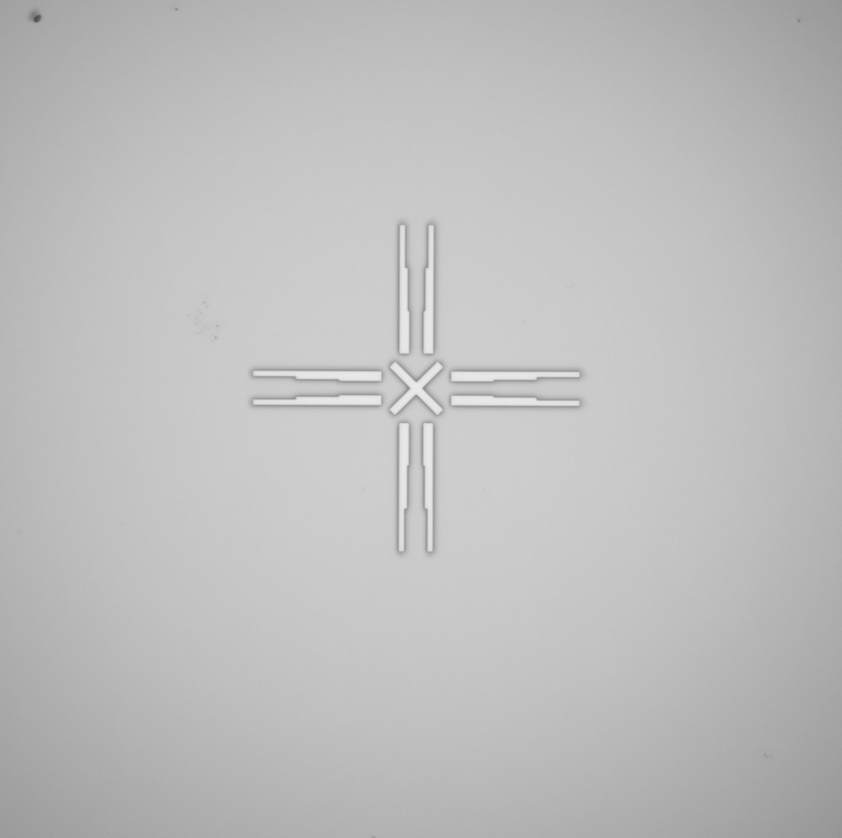
#> input picture alignment/data/mask.bmp, 842 x 838 px, shrunk from 1800 x 1792 before the run
$ python orb_detect.py
#> lines starting #> are read from the running program, lines starting #| are printed output that depends on the picture
from os import path

import cv2
import cv2 as cv
from matplotlib import pyplot as plt

my_dir = path.dirname(__file__)
mask_file = path.join(my_dir, 'data', 'mask.bmp')
camera_file = path.join(my_dir, 'data', 'image_left.bmp')


mask_img = cv.imread(mask_file, cv.IMREAD_GRAYSCALE)
#> mask_img is the input picture: shape (838, 842); min 77, max 235, mean 189.6
cam_img = cv.imread(camera_file, cv.IMREAD_GRAYSCALE)
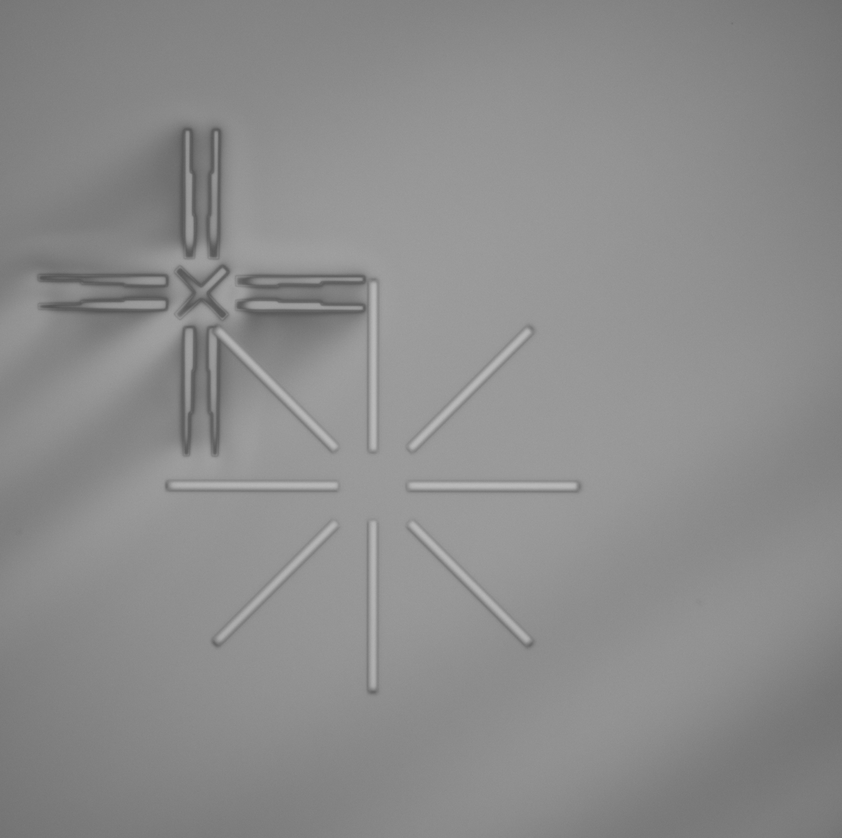
#> input picture alignment/data/image_left.bmp, 842 x 838 px, shrunk from 1800 x 1792 before the run
#> cam_img is the input picture: shape (838, 842); min 84, max 187, mean 139.9

# Initiate ORB detector
orb = cv.ORB_create()
# find the keypoints with ORB
mask_kp, mask_descr = orb.detectAndCompute(mask_img, None)
#> mask_kp = 263 keypoints; strongest (x, y, size): (423, 388, 31), (408, 388, 31), (416, 380, 31), (416, 395, 31)
cam_kp, cam_descr = orb.detectAndCompute(cam_img, None)
#> cam_kp = 306 keypoints; strongest (x, y, size): (163, 304, 44.6), (162, 302, 53.6), (208, 294, 111.1), (189, 253, 64.3)

matcher = cv.BFMatcher(cv.NORM_HAMMING, crossCheck=True)
matches = matcher.match(mask_descr, cam_descr)
#> matches = 65 matches

final_img = cv.drawMatches(mask_img,
                           mask_kp,
                           cam_img,
                           cam_kp,
                           matches,
                           None)
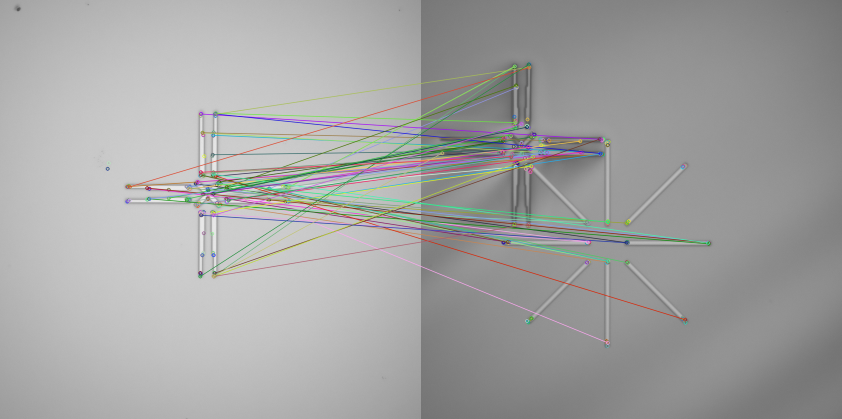
#> final_img: shape (838, 1684, 3) (shown at 1/2 size); mean of channels 0, 1, 2 162.6, 163.2, 162.9; drawn as B, G, R

cv2.imshow("Matchink Keypoints", final_img)

cv2.waitKey()
